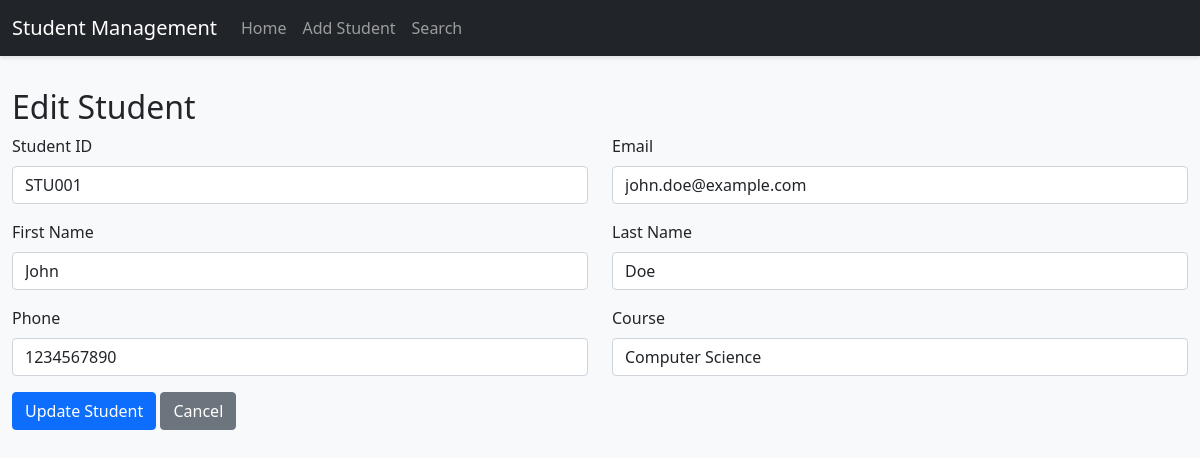
Page /edit_student.php?id=1 (signed in) on the committed database.
### tables this page shows
CREATE TABLE IF NOT EXISTS students (
    id INT PRIMARY KEY AUTO_INCREMENT,
    student_id VARCHAR(20) UNIQUE NOT NULL,
    first_name VARCHAR(50) NOT NULL,
    last_name VARCHAR(50) NOT NULL,
    email VARCHAR(100) UNIQUE NOT NULL,
    phone VARCHAR(20),
    course VARCHAR(100),
    created_at TIMESTAMP DEFAULT CURRENT_TIMESTAMP
);

### edit_student.php (the view, shortened to what this page needs)
<?php
require_once 'includes/header.php';
$id = isset($_GET['id']) ? (int)$_GET['id'] : 0;
$student_id = $first_name = $last_name = $email = $phone = $course = '';
if ($id > 0) {
    $sql = "SELECT * FROM students WHERE id = ?";
    $stmt = mysqli_prepare($conn, $sql);
    mysqli_stmt_bind_param($stmt, "i", $id);
    mysqli_stmt_execute($stmt);
    $result = mysqli_stmt_get_result($stmt);
    if ($row = mysqli_fetch_assoc($result)) {
        $student_id = $row['student_id'];
        $first_name = $row['first_name'];
        $last_name = $row['last_name'];
        $email = $row['email'];
        $phone = $row['phone'];
        $course = $row['course'];
    } else {
        header("Location: index.php");
        exit();
    }
}
?>
<h2>Edit Student</h2>
<form action="<?php echo htmlspecialchars($_SERVER["PHP_SELF"] . "?id=" . $id); ?>" method="POST" class="needs-validation" novalidate>
    <div class="row">
        <div class="col-md-6 mb-3">
            <label for="student_id" class="form-label">Student ID</label>
            <input type="text" class="form-control" id="student_id" name="student_id" value="<?php echo htmlspecialchars($student_id); ?>" required>
        </div>
        <div class="col-md-6 mb-3">
            <label for="email" class="form-label">Email</label>
            <input type="email" class="form-control" id="email" name="email" value="<?php echo htmlspecialchars($email); ?>" required>
        </div>
    </div>
    <div class="row">
        <div class="col-md-6 mb-3">
            <label for="first_name" class="form-label">First Name</label>
            <input type="text" class="form-control" id="first_name" name="first_name" value="<?php echo htmlspecialchars($first_name); ?>" required>
        </div>
        <div class="col-md-6 mb-3">
            <label for="last_name" class="form-label">Last Name</label>
            <input type="text" class="form-control" id="last_name" name="last_name" value="<?php echo htmlspecialchars($last_name); ?>" required>
        </div>
    </div>
    <div class="row">
        <div class="col-md-6 mb-3">
            <label for="phone" class="form-label">Phone</label>
            <input type="tel" class="form-control" id="phone" name="phone" value="<?php echo htmlspecialchars($phone); ?>">
        </div>
        <div class="col-md-6 mb-3">
            <label for="course" class="form-label">Course</label>
            <input type="text" class="form-control" id="course" name="course" value="<?php echo htmlspecialchars($course); ?>">
        </div>
    </div>
    <div class="mb-3">
        <button type="submit" class="btn btn-primary">Update Student</button>
        <a href="index.php" class="btn btn-secondary">Cancel</a>
    </div>
</form>
<?php require_once 'includes/footer.php'; ?>

### css/style.css (style rules this page uses)
body { background-color: #f8f9fa; }

### rows in the picture
students: student_id "STU001", email "john.doe@example.com", first_name "John", last_name "Doe", phone "1234567890", course "Computer Science"
